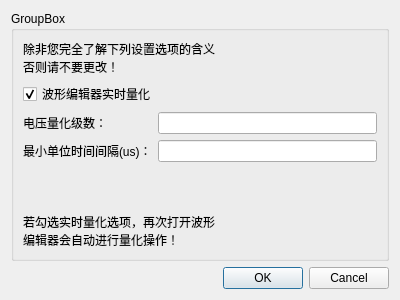
<?xml version="1.0" encoding="UTF-8"?>
<ui version="4.0">
 <class>DialogSetting</class>
 <widget class="QDialog" name="DialogSetting">
  <property name="geometry">
   <rect>
    <x>0</x>
    <y>0</y>
    <width>400</width>
    <height>300</height>
   </rect>
  </property>
  <property name="windowTitle">
   <string>Dialog</string>
  </property>
  <layout class="QGridLayout" name="gridLayout">
   <item row="0" column="0">
    <widget class="QGroupBox" name="groupBox">
     <property name="title">
      <string>GroupBox</string>
     </property>
     <layout class="QGridLayout" name="gridLayout_2">
      <item row="2" column="0">
       <widget class="QLabel" name="labelVolQuantiLevel">
        <property name="text">
         <string>电压量化级数：</string>
        </property>
       </widget>
      </item>
      <item row="3" column="0">
       <widget class="QLabel" name="labelMinDeltaTime">
        <property name="text">
         <string>最小单位时间间隔(us)：</string>
        </property>
       </widget>
      </item>
      <item row="2" column="1">
       <widget class="QLineEdit" name="lineEditVolQuantiLevel"/>
      </item>
      <item row="0" column="0" colspan="2">
       <widget class="QLabel" name="labelWarning">
        <property name="sizePolicy">
         <sizepolicy hsizetype="Fixed" vsizetype="Fixed">
          <horstretch>0</horstretch>
          <verstretch>0</verstretch>
         </sizepolicy>
        </property>
        <property name="text">
         <string>除非您完全了解下列设置选项的含义
否则请不要更改！</string>
        </property>
       </widget>
      </item>
      <item row="1" column="0" colspan="2">
       <widget class="QCheckBox" name="checkBoxRealTimeQuanti">
        <property name="text">
         <string>波形编辑器实时量化</string>
        </property>
        <property name="checked">
         <bool>true</bool>
        </property>
       </widget>
      </item>
      <item row="4" column="0" colspan="2">
       <spacer name="verticalSpacer">
        <property name="orientation">
         <enum>Qt::Vertical</enum>
        </property>
        <property name="sizeHint" stdset="0">
         <size>
          <width>20</width>
          <height>40</height>
         </size>
        </property>
       </spacer>
      </item>
      <item row="3" column="1">
       <widget class="QLineEdit" name="lineEditMinDeltaTime"/>
      </item>
      <item row="5" column="0" colspan="2">
       <widget class="QLabel" name="labelInfo">
        <property name="text">
         <string>若勾选实时量化选项，再次打开波形
编辑器会自动进行量化操作！</string>
        </property>
       </widget>
      </item>
     </layout>
    </widget>
   </item>
   <item row="1" column="0">
    <widget class="QDialogButtonBox" name="buttonBox">
     <property name="orientation">
      <enum>Qt::Horizontal</enum>
     </property>
     <property name="standardButtons">
      <set>QDialogButtonBox::Cancel|QDialogButtonBox::Ok</set>
     </property>
    </widget>
   </item>
  </layout>
 </widget>
 <resources/>
 <connections>
  <connection>
   <sender>buttonBox</sender>
   <signal>accepted()</signal>
   <receiver>DialogSetting</receiver>
   <slot>accept()</slot>
   <hints>
    <hint type="sourcelabel">
     <x>248</x>
     <y>254</y>
    </hint>
    <hint type="destinationlabel">
     <x>157</x>
     <y>274</y>
    </hint>
   </hints>
  </connection>
  <connection>
   <sender>buttonBox</sender>
   <signal>rejected()</signal>
   <receiver>DialogSetting</receiver>
   <slot>reject()</slot>
   <hints>
    <hint type="sourcelabel">
     <x>316</x>
     <y>260</y>
    </hint>
    <hint type="destinationlabel">
     <x>286</x>
     <y>274</y>
    </hint>
   </hints>
  </connection>
 </connections>
</ui>
